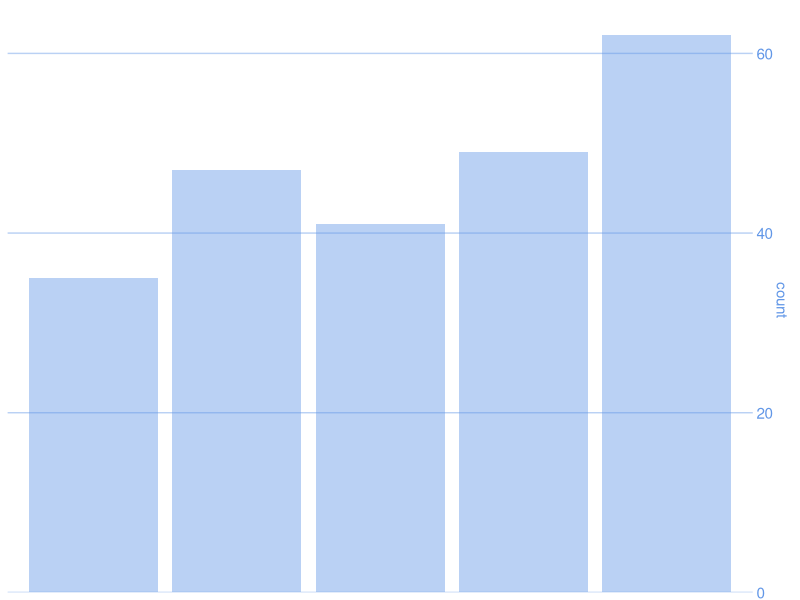
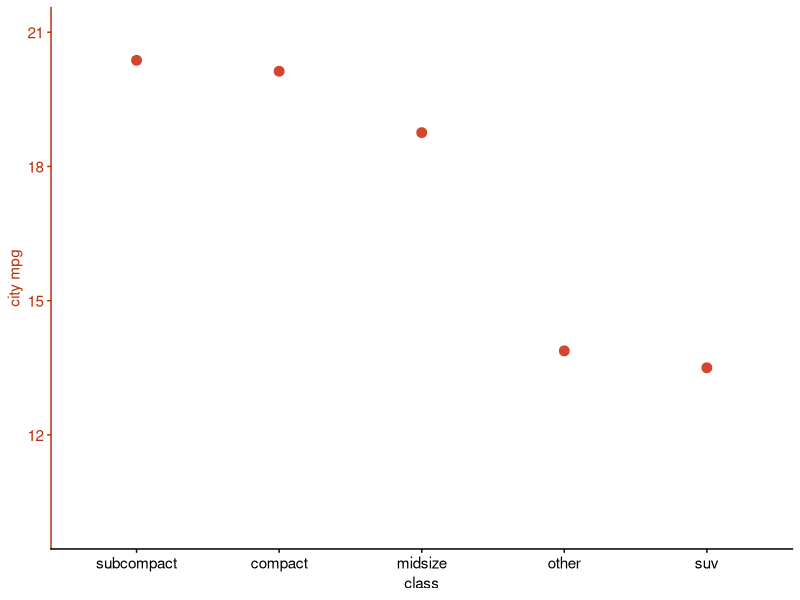
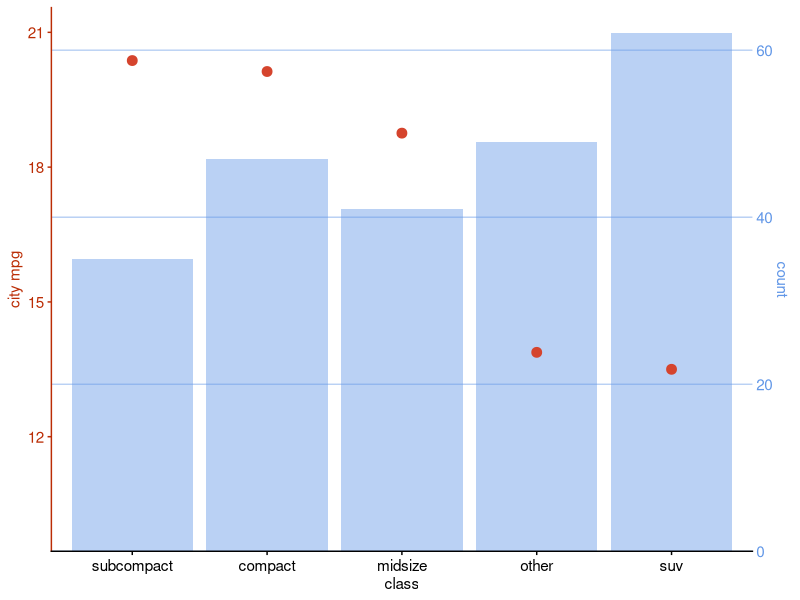
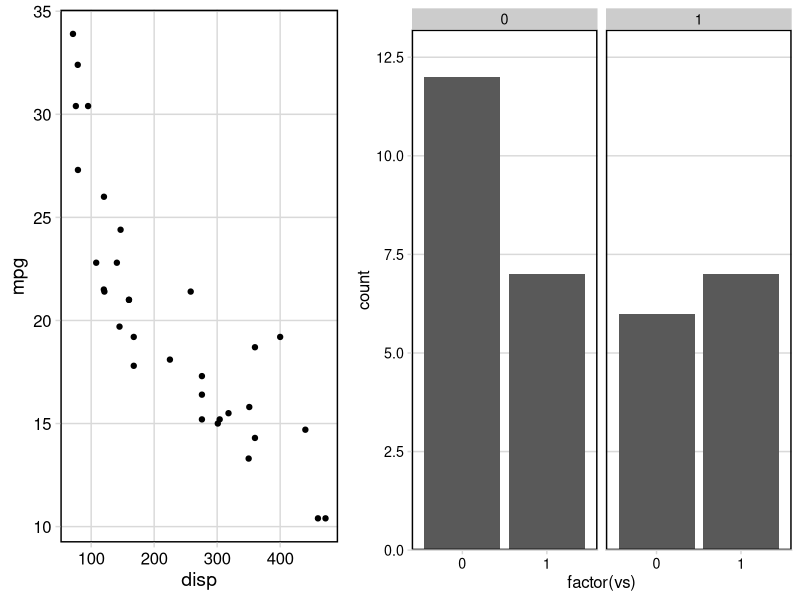
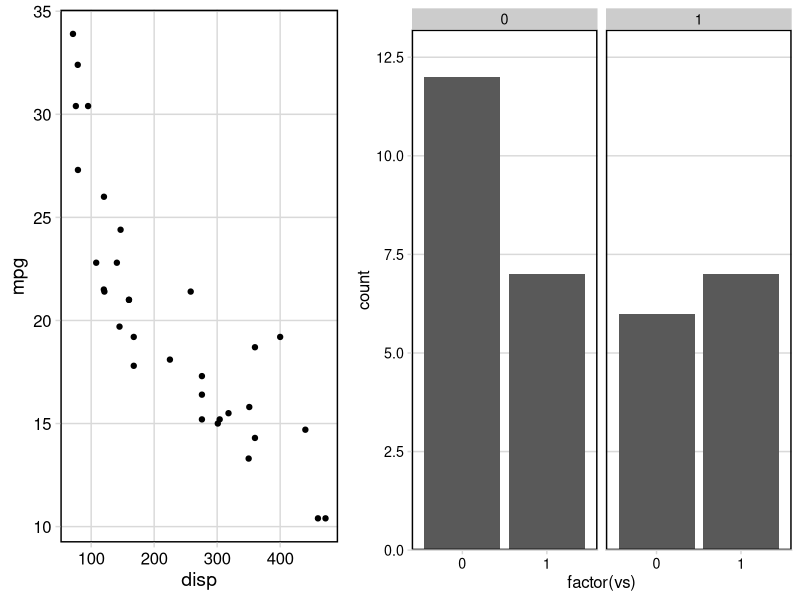
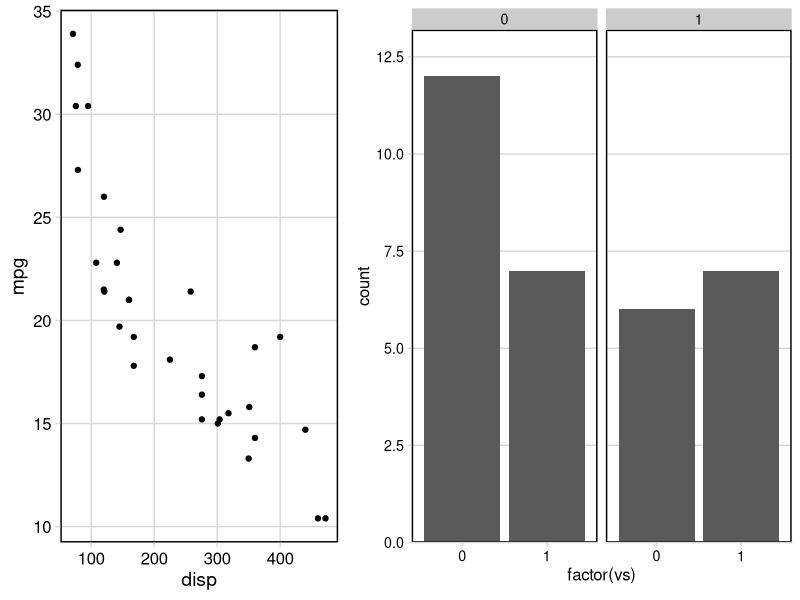
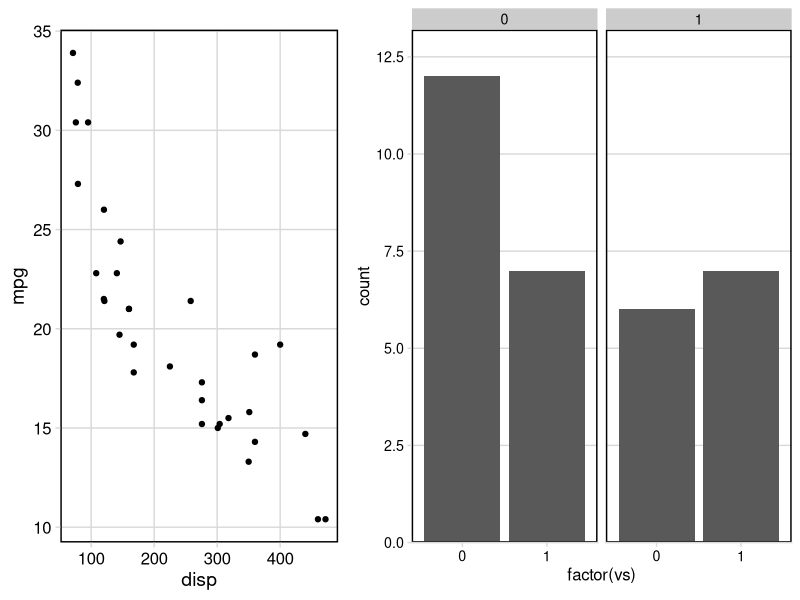

Generate these figures, in order, with R:
## ---- chunk 1
library(ggplot2)
library(cowplot)
library(dplyr)
library(forcats)

city_mpg <- mpg %>%
  mutate(class = fct_lump(class, 4, other_level = "other")) %>%
  group_by(class) %>%
  summarize(
    `city mpg` = mean(cty),
    count = n()
  ) %>% 
  mutate(class = fct_reorder(class, -`city mpg`))

p1 <- ggplot(city_mpg, aes(class, count)) +
  geom_col(fill = "#6297E770") + 
  scale_y_continuous(
    expand = expand_scale(mult = c(0, 0.05)),
    position = "right"
  ) +
  theme_minimal_hgrid(11, rel_small = 1) +
  theme(
    panel.grid.major = element_line(color = "#6297E770"),
    axis.line.x = element_blank(),
    axis.text.x = element_blank(),
    axis.title.x = element_blank(),
    axis.ticks = element_blank(),
    axis.ticks.length = grid::unit(0, "pt"),
    axis.text.y = element_text(color = "#6297E7"),
    axis.title.y = element_text(color = "#6297E7")
  )
p1

p2 <- ggplot(city_mpg, aes(class, `city mpg`)) + 
  geom_point(size = 3, color = "#D5442D") + 
  scale_y_continuous(limits = c(10, 21)) +
  theme_half_open(11, rel_small = 1) +
  theme(
    axis.ticks.y = element_line(color = "#BB2D05"),
    axis.text.y = element_text(color = "#BB2D05"),
    axis.title.y = element_text(color = "#BB2D05"),
    axis.line.y = element_line(color = "#BB2D05")
  )
p2

aligned_plots <- align_plots(p1, p2, align="hv", axis="tblr")
ggdraw(aligned_plots[[1]]) + draw_plot(aligned_plots[[2]])
## ---- chunk 2
p1 <- ggplot(mtcars, aes(disp, mpg)) + 
  geom_point() +
  theme_minimal_grid(14) + 
  panel_border(color = "black")

p2 <- ggplot(mtcars, aes(factor(vs))) + 
  geom_bar() + 
  facet_wrap(~am) +
  scale_y_continuous(expand = expand_scale(mult = c(0, 0.1))) +
  theme_minimal_hgrid(12) +
  panel_border(color = "black") +
  theme(strip.background = element_rect(fill = "gray80"))

plot_grid(p1, p2, rel_widths = c(1, 1.3))
## ---- chunk 3
plot_grid(p1, p2, align = "h", rel_widths = c(1, 1.3))
## ---- chunk 4
plot_grid(p1, p2, align = "h", axis = "b", rel_widths = c(1, 1.3))
plot_grid(p1, p2, align = "h", axis = "tb", rel_widths = c(1, 1.3))
